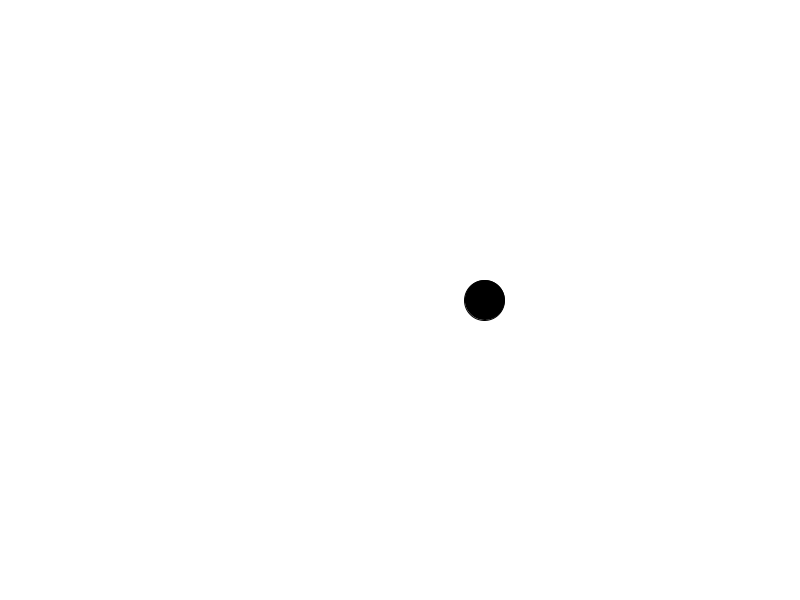
Frame 1 (no input)
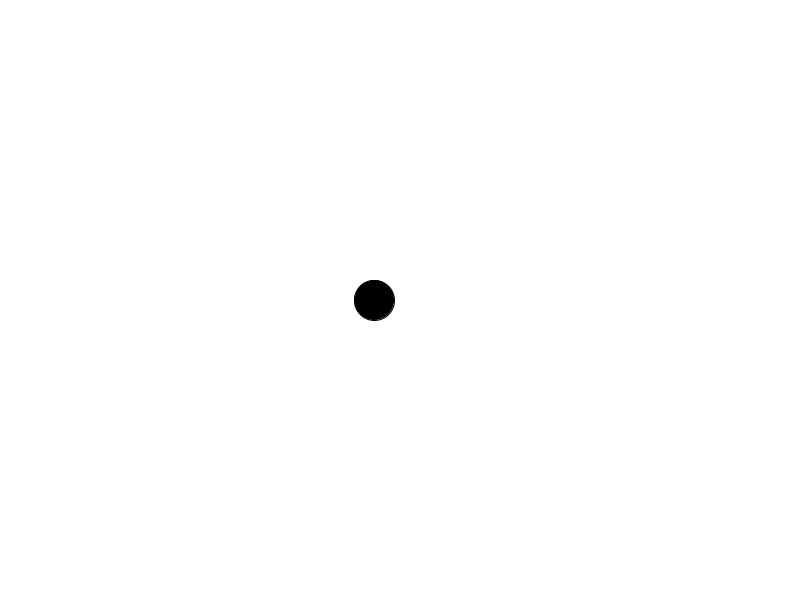
Frame 60 (the mouse pressed at the canvas centre just before this capture)
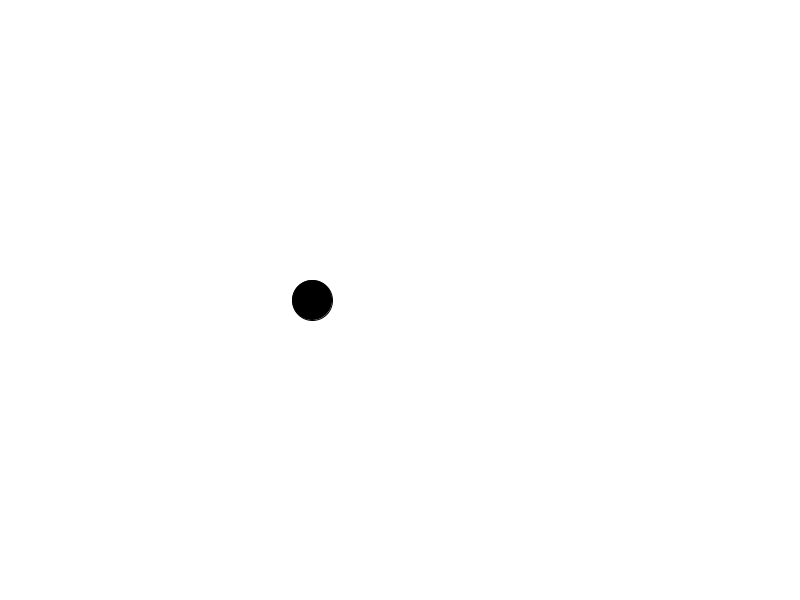
Frame 120 (the mouse held since frame 60 and released just before this capture)

The Processing sketch that drew these frames (run headless with seeded random() and noise(); from frame 60 on, the mouse is pressed at the canvas centre):

// Processing sketch: RandomPerlin
// ── RandomPerlin.pde
float t1 = 0, t2 = 0;

void setup(){
  size(800, 600);
  frameRate(60);
}

void draw(){
  background(255);
  fill(0);
  t1 += 0.005;

  
  float perlinX = noise(t1);
  perlinX = map(perlinX, 0, 1, 0, width);
  ellipse(perlinX, height/2, 40, 40);
}
